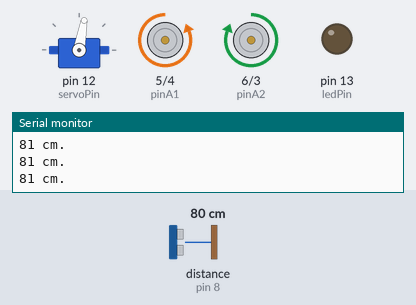
A sketch run on a simulated Arduino Uno, built with avr-gcc and run on an emulated ATmega328P. On the bench: servo, motor-driver pin pairs drawn as motors (green arrow = first pin HIGH = forward, orange = second pin HIGH = backward, longer = more drive, scaled by the enable pin), output pins drawn as LEDs (lit = HIGH), the last lines printed to the serial monitor. The inputs (shaded band) are chosen by the test bench; at power-on: distance to the obstacle (sensor on pin 8) 80 cm. The echo pulse lasts 58.3 µs per cm.

Above: at 1.2 s.
1.3 s: distance to the obstacle (sensor on pin 8) set to 32 cm
2.8 s: distance to the obstacle (sensor on pin 8) set to 26 cm
At 4.4 s:
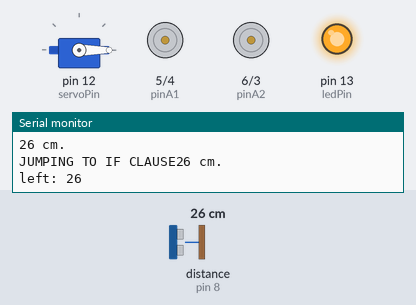
5.8 s: distance to the obstacle (sensor on pin 8) set to 35 cm
At 7.1 s:
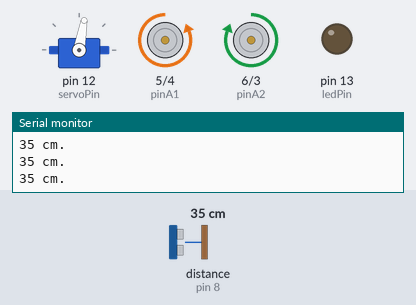
7.4 s: distance to the obstacle (sensor on pin 8) set to 2 cm
At 8.4 s:
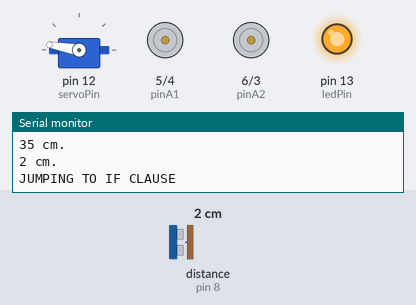
Timing chart, 0 to 11.4 s (numbered marks = the images above; inputs shaded):
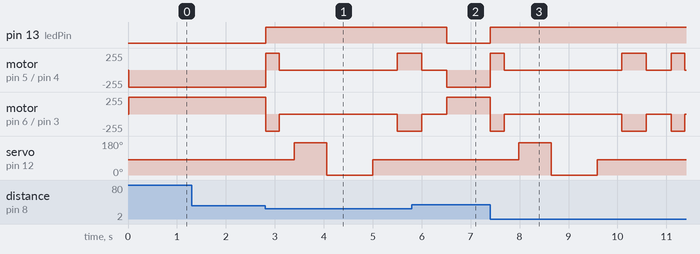

Measured:
- the behaviour switches between 30 and 29 cm on distance to the obstacle (sensor on pin 8) (found by bisection; images 0 and 1)
- after the input at 2.8 s, pin 13 (ledPin): LOW → HIGH at once; motor on pin 5 (pinA1) / pin 4 (pinB1): backward 255/255 → forward 255/255 at once, → stopped 0.28 s later, → forward 255/255 2.4 s later
- after the input at 5.8 s, pin 13 (ledPin): HIGH → LOW after 0.71 s; servo on pin 12 (servoPin): stays 80° (without the input it goes to 170° after 1.3 s)
- after the input at 7.4 s, pin 13 (ledPin): LOW → HIGH at once; motor on pin 5 (pinA1) / pin 4 (pinB1): goes forward 255/255 0.28 s, stopped 2.4 s, forward 255/255 0.50 s, stopped 0.51 s, forward 255/255 0.28 s, then stopped, starting at once

The sketch:

autocar.ino
```cpp
#include <NewPing.h>
#include <Servo.h>

//ledPin
int ledPin = 13;

//servoPin
int servoPin = 12;
Servo Servo1;

//sensor
int trigPin = 7; // harmaa
int echoPin = 8; // valkonen
NewPing sonar(trigPin, echoPin, 400);

//motors: A is left, B is right
int enableA = 11;
int pinA1 = 5;
int pinA2 = 6;

int enableB = 10;
int pinB1 = 4;
int pinB2 = 3;


long distance;
void setup() {
  // put your setup code here, to run once:
  pinMode(ledPin, OUTPUT);

  pinMode(enableA, OUTPUT);
  pinMode(pinA1, OUTPUT);
  pinMode(pinA2, OUTPUT);

  pinMode(enableB, OUTPUT);
  pinMode(pinB1, OUTPUT);
  pinMode(pinB2, OUTPUT);
  Serial.begin(9600);
  enableMotors();
  Servo1.attach(servoPin);

}

boolean run = true;
void loop() {
  // put your main code here, to run repeatedly:


  servoFront();
  distance = getDistance();
  digitalWrite(ledPin, LOW);
  forward();
  if (distance < 30 && distance > 0 ) {
    digitalWrite(ledPin, HIGH);
    Serial.write("JUMPING TO IF CLAUSE");
    backward(280);
    coast(300);


    servoLeft();
    delay(630);
    int leftDist = getDistance();
    Serial.print("left: ");
    Serial.println(leftDist);
    delay(20);

    servoRight();
    delay(830);
    int rightDist = getDistance();
    Serial.print("right: ");
    Serial.println(rightDist);
    delay(100);
    servoFront();

    Serial.print("MAX: ");
    Serial.println(max(leftDist, rightDist));
    coast(500);

    if (leftDist > rightDist) {
      Serial.println("TURNING LEFT");
      turnLeft(250);
      delay(100);
    } else if (rightDist > leftDist) {
      Serial.println("TURNING RIGHT");
      turnRight(250);
      delay(100);
    } else {
      backward(500);
      Serial.println("BACKING");
    }
    coast(500);
  }


}

//servo controls
void servoLeft() {
  Servo1.write(170);
}
void servoFront() {
  Servo1.write(80);
}
void servoRight() {
  Servo1.write(0);
}

double getDistance() {
  delay(10);
  distance = sonar.ping_cm();
  Serial.print(distance);
  Serial.println(" cm.");
  return distance;
}

void backward() {
  motorABackward();
  motorBBackward();
}

void forward() {
  motorAForward();
  motorBForward();
}

void testMotors() {
  if (run) {
    enableMotors();
    forward(2000);
    pauseBetween(1000);
    backward(2000);
    pauseBetween(1000);
    turnLeft(2000);
    pauseBetween(1000);
    turnRight(2000);
    disableMotors();
    run = false;
  }
}

void pauseBetween(int time) {
  disableMotors();
  delay(time);
  enableMotors();
}

void motorAOn() {
  digitalWrite(enableA, HIGH);
}

void motorBOn() {
  digitalWrite(enableB, HIGH);
}

void enableMotors() {
  motorAOn();
  motorBOn();
}

void motorAOff() {
  digitalWrite(enableA, LOW);
}

void motorBOff() {
  digitalWrite(enableB, LOW);
}

void disableMotors() {
  motorAOff();
  motorBOff();
}

//motor a controls
void motorAForward() {
  digitalWrite(pinA2, HIGH);
  digitalWrite(pinA1, LOW);
}

void motorABackward() {
  digitalWrite(pinA1, HIGH);
  digitalWrite(pinA2, LOW);
}

//motor b controls

void motorBForward() {
  digitalWrite(pinB1, HIGH);
  digitalWrite(pinB2, LOW);
}

void motorBBackward() {
  digitalWrite(pinB2, HIGH);
  digitalWrite(pinB1, LOW);
}

//vehicle controls
void forward(int time) {
  motorAForward();
  motorBForward();
  delay(time);
}

void backward(int time) {
  motorABackward();
  motorBBackward();
  delay(time);
}


void turnLeft(int time) {
  motorABackward();
  motorBForward();
  delay(time);
}

void turnRight(int time) {
  motorBBackward();
  motorAForward();
  delay(time);
}

void coast(int time) {
  motorACoast();
  motorBCoast();
  delay(time);
}

void brake(int time) {
  motorABrake();
  motorBBrake();
  delay(time);
}

//coasting and breaking
void motorACoast() {
  digitalWrite(pinA1, LOW);
  digitalWrite(pinA2, LOW);
}
void motorABrake() {
  digitalWrite(pinA1, HIGH);
  digitalWrite(pinA2, HIGH);
}

void motorBCoast() {
  digitalWrite(pinB1, LOW);
  digitalWrite(pinB2, LOW);
}

void motorBBrake() {
  digitalWrite(pinB1, HIGH);
  digitalWrite(pinB2, HIGH);
}


// for debugging we have light signals start fast blinker end slow blinker
void startSignal() {
  for (int i = 0; i < 10; ++i) {
    digitalWrite(ledPin, HIGH);
    delay(100);
    digitalWrite(ledPin, LOW);
    delay(100);
  }
}

void between() {
  for (int i = 0; i < 5; ++i) {
    digitalWrite(ledPin, HIGH);
    delay(100);
    digitalWrite(ledPin, LOW);
    delay(1000);
  }
}

void endSignal() {
  for (int i = 0; i < 5; ++i) {
    digitalWrite(ledPin, HIGH);
    delay(1000);
    digitalWrite(ledPin, LOW);
    delay(100);
  }
}
```
